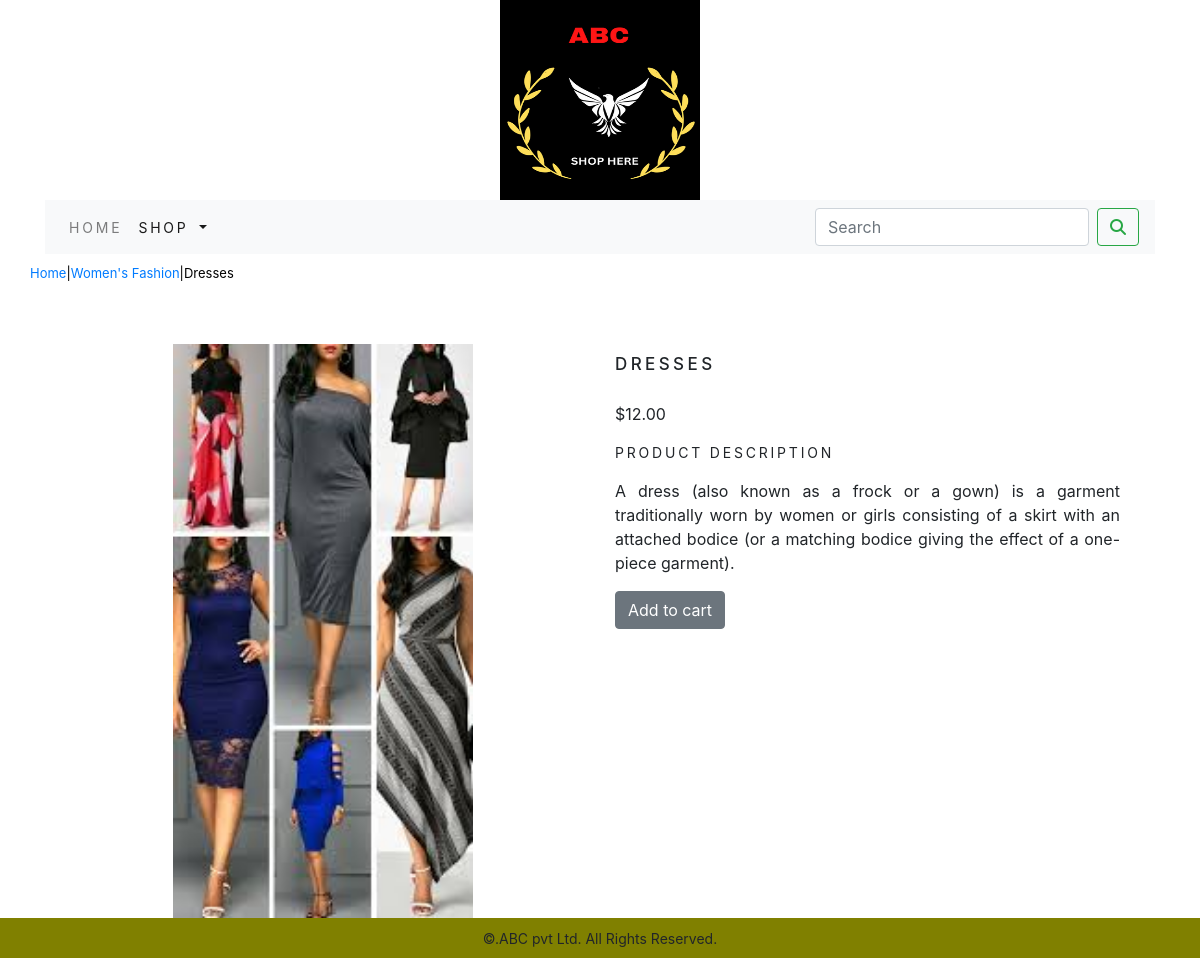
Screenshot of /shop/womens-fashion/dresses/ with the database file from the repository.
### shop_app/models.py (models this page shows, shortened)
class Product1(models.Model):
    name = models.CharField(max_length=250, unique=True)
    slug = models.SlugField(max_length=250, unique=True)
    description = models.TextField(blank=True)
    price=models.DecimalField(max_digits=10,decimal_places=2)
    category=models.ForeignKey(Category1,on_delete=models.CASCADE)
    image = models.ImageField(upload_to='prodgallery', blank=True)
    stock=models.IntegerField()
    available=models.BooleanField(default=True)
    created=models.DateTimeField(auto_now_add=True)
    updated=models.DateTimeField(auto_now=True)
    class Meta:
        ordering=('name',)
        verbose_name='product'
        verbose_name_plural='products'

class Category1(models.Model):
    name=models.CharField(max_length=250,unique=True)
    slug=models.SlugField(max_length=250,unique=True)
    description=models.TextField(blank=True)
    image=models.ImageField(upload_to='catgallery',blank=True)
    class Meta:
        ordering=('name',)
        verbose_name='category'
        verbose_name_plural='categories'
    def get_url(self):
        return reverse('shop_app:product_by_category',args=[self.slug])
    def __str__(self):
        return '{}'.format(self.name)

### shop_app/views.py (the view)
# urls.py: path('<slug:cat_slug>/<slug:product_slug>/',views.proDetail,name='prodCatdetail')
def proDetail(request,cat_slug,product_slug):
    try:
        product1=Product1.objects.get(category__slug=cat_slug,slug=product_slug)
    except Exception as e:
        raise e
    return render(request,'product.html',{'product':product1})

### cartapp/context_processors.py (called while the page is built)
def counter(request):
    item_count=0
    if 'admin' in request.path:
        return {}
    else:
        try:
            cart=Cart1.objects.all().filter(cart_id=_cart_id(request))
            cart_items=CartItem1.objects.all().filter(cart=cart[:1])
            for cart_item in cart_items:
                item_count += cart_item.quantity
        except Cart1.DoesNotExist:
            item_count=0
    return dict(item_count=item_count)

### cartapp/views.py (called while the page is built)
def _cart_id(request):
    cart=request.session.session_key
    if not cart:
        cart=request.session.create()
    return cart

### shop_app/context_processors.py (called while the page is built)
def menu_links(request):
    links=Category1.objects.all()
    return dict(links=links)

### templates/product.html (shortened to what this page needs)
{% extends 'base.html' %}
{% load static %}
{% block content %}
<div class="row my_prod_row_class">
    <div class="mx_auto">
        <p><a href="{% url  'shop_app:allProdCat'  %}">Home</a>|<a href="{{product.category.get_url}}">{{product.category}}</a>|{{product.name}}</p>
    </div>
</div>
<div class="container">
<br>
<div class="row">
    <div class="col-12 col-sm-12 col-md-12 col-lg-6 text-center">
        <div style="min-width:18rem;">
            <img src="{{product.image.url}}" alt="{{product.name}}" width="300px;">
        </div>
    </div>
    <div class="col-12 col-sm-12 col-md-12 col-lg-6">
        <div>
            <h1 class="my_prod_title">{{product.name}}</h1>
            <p>${{product.price}}
            <p class="my_title">Product Description</p>
            <p class="text-justify my_prod_text">{{product.description}}</p>
          {% if product.stock <= 0 %}
            <p class="text-justify my-prod_text"><b>Out of Stock</b></p>
          {% else %}
            <a class="btn btn-secondary"  href="{% url 'cartapp:add_cart' product.id %}">Add to cart</a>
          {% endif %}
        </div>
    </div>
</div>
    </div>
{% endblock %}

### static/css/custom.css (style rules this page uses)
body { font-family: 'Roboto Slab', serif; }
.my_title { letter-spacing: .2em; text-transform:uppercase; font-size:14px; }
.my_prod_row_class { padding-top:10px; padding-bottom:20px; }
.my_prod_row_class .mx_auto { color:#000; font-size:13px; text-decoration:none; }
.my_prod_title { padding-top:10px;padding-bottom:20px; font-size:17px; text-transform:uppercase; letter-spacing: .2em; }
.my_prod_text { padding-right:20px; }

### rows the page displays
Product1: category "Women's Fashion", name "Dresses", image (picture), name "DRESSES", price "12.00", description "A dress (also known as a frock or a gown) is a garment traditionally worn by women or girls consisting of a skirt with an attached bodice (or a matching bodice giving the effect of a one-piece garment)."
